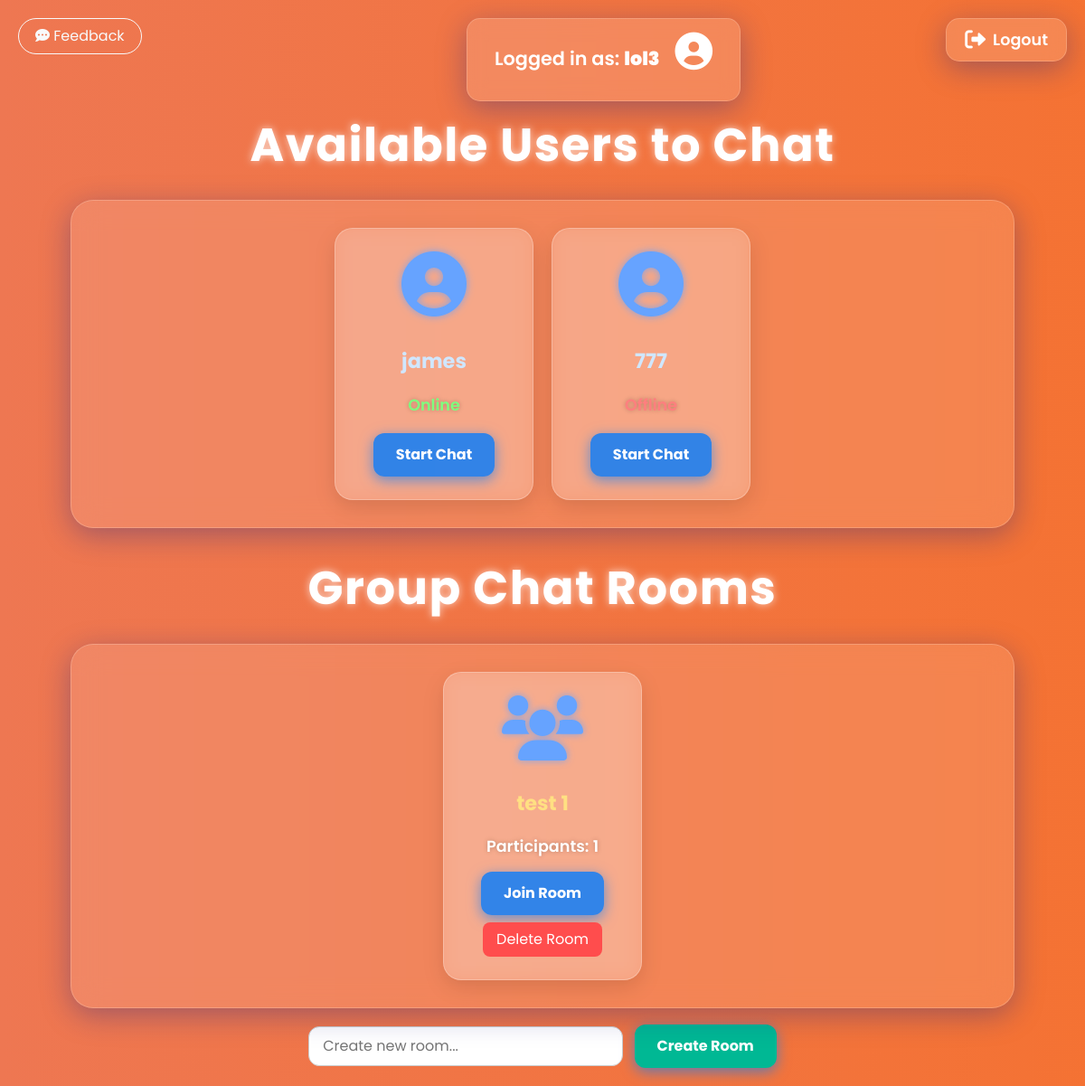
The page /chat/ (signed in) on the database as committed earlier.
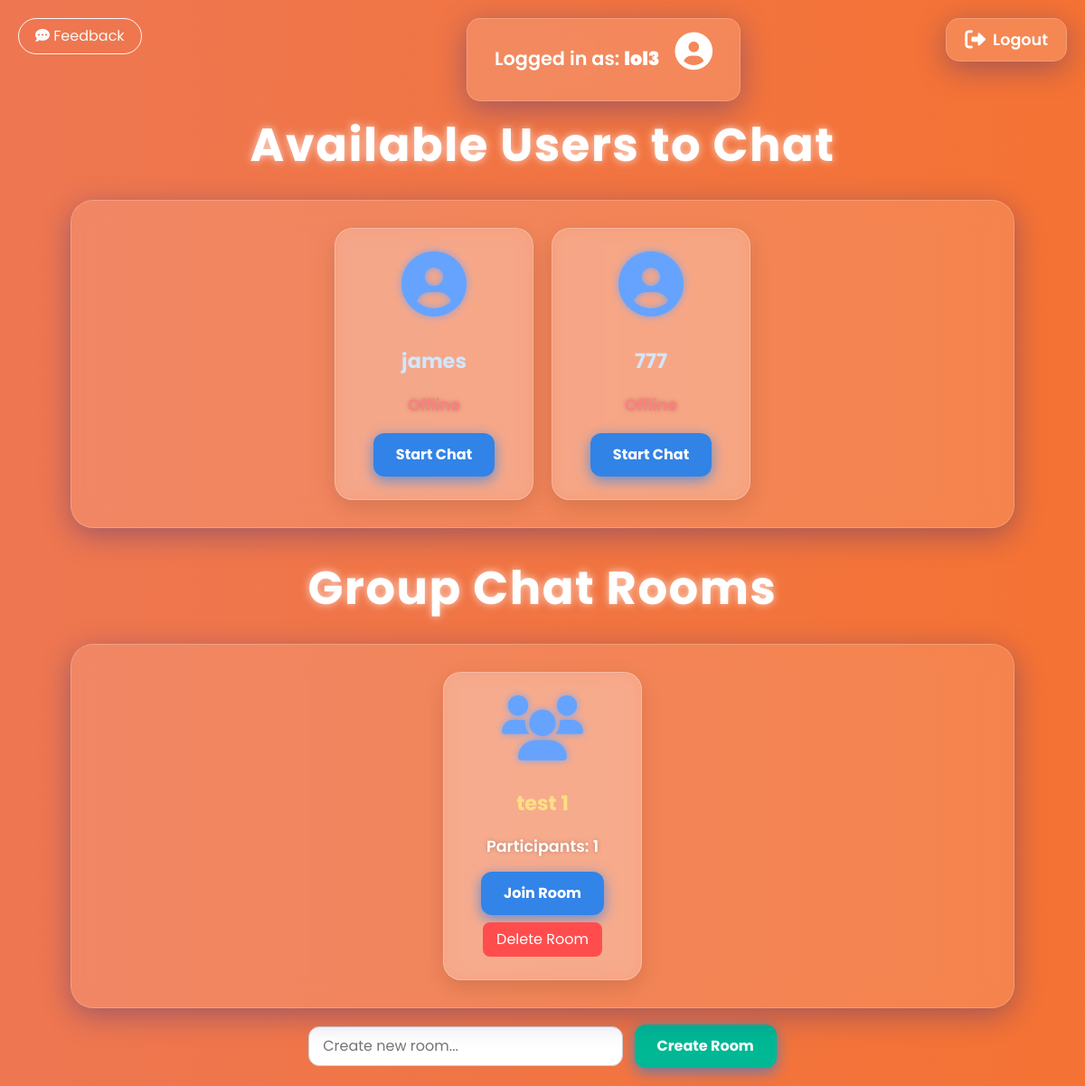
The same page on the database as committed later.
### c_application/models.py (models this page shows)
class CustomUser(AbstractUser):
    is_online = models.BooleanField(default=False)

### c_application/views.py (the view, shortened to what this page needs)
# urls.py: path('chat/', views.chat_home, name='chat_home'),
def chat_home(request):
    users = User.objects.exclude(id=request.user.id)
    rooms = ChatRoom.objects.all()
    unread_counts = {
        user.id: Message.objects.filter(sender=user, recipient=request.user, read=False).count()
        for user in users
    }
    room_unread_counts = {
        room.id: Message.objects.filter(
            room=room,
            recipient__isnull=True,  # group messages
            read=False
        ).exclude(sender=request.user).count()
        for room in rooms
    }
    return render(request, 'chat/chat_home.html', {
        'users': users,
        'rooms': rooms,
        'unread_counts': unread_counts,
        'room_unread_counts': room_unread_counts,
        'request_user': request.user,
    })

### c_application/templatetags/custom_filters.py (called while the page is built)
@register.filter
def get_item(dictionary, key):
    return dictionary.get(key)

### c_application/templates/chat/chat_home.html (shortened to what the changed rows need)
<!DOCTYPE html>
<html>
<head>
    <link rel="stylesheet" href="https://cdnjs.cloudflare.com/ajax/libs/font-awesome/6.0.0-beta3/css/all.min.css" />
    <link href="https://cdn.jsdelivr.net/npm/bootstrap@5.3.0/dist/css/bootstrap.min.css" rel="stylesheet">
</head>
<body>
    {% load custom_filters %}
    <div class="main-content">
        <h2>Available Users to Chat</h2>
        <div class="user-list" style="justify-content: center; align-items: center;">
        {% for user in users %}
            <div class="user-card" style="position:relative;">
                <div style="margin-bottom: 18px;">
                    {% if user.profile_image %}
                        <img src="{{ user.profile_image.url }}" alt="profile image" style="width:70px;height:70px;border-radius:50%;object-fit:cover;">
                    {% else %}
                        <i class="fas fa-user-circle"></i>
                    {% endif %}
                </div>
                <div style="margin-bottom: 10px;">
                    <a href="{% url 'chat' user.id %}">{{ user.username }}</a>
                </div>
                <div class="user-status" style="margin-bottom: 18px;">
                    {% if user.is_online %}
                        <span style="color: #7fff7f;">Online</span>
                    {% else %}
                        <span style="color: #ff7f7f;">Offline</span>
                    {% endif %}
                </div>
                <button onclick="startChat('{{ user.id }}')" class="chat-button">Start Chat</button>
            </div>
        {% endfor %}
        </div>
        <h2 style="margin-top: 36px;">Group Chat Rooms</h2>
    </div>
</body>
</html>

Rows that differ between the two databases and show on the page:
changed CustomUser "james": is_online "Online" → "Offline"
